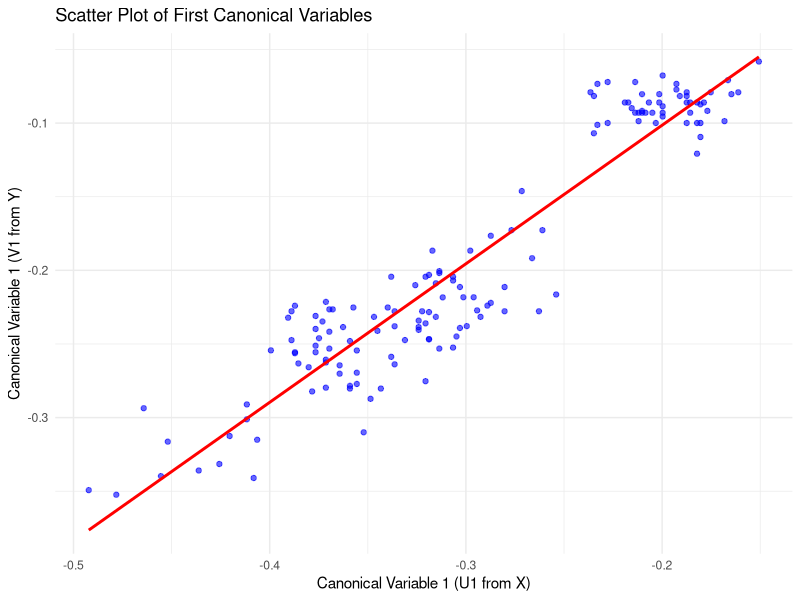
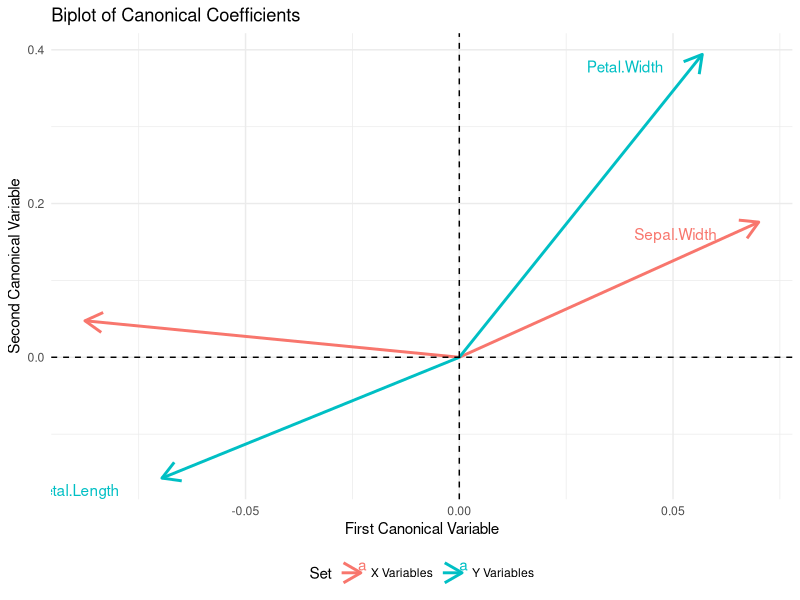
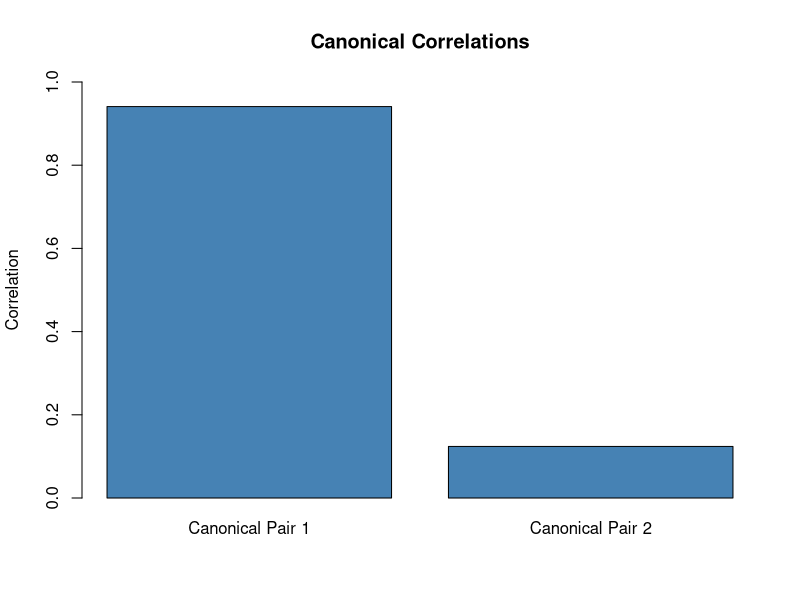

R code for these plots, in order:
## ---- chunk 1
# Load dataset
data("iris")

# Define two variable sets
X <- as.matrix(iris[, 1:2])  # Sepal Length and Sepal Width
Y <- as.matrix(iris[, 3:4])  # Petal Length and Petal Width

# Perform CCA
cca_result <- cancor(X, Y)

# Print canonical correlations
print(cca_result$cor)

# Print canonical weight vectors
print("Canonical Weights for X:")
print(cca_result$xcoef)

print("Canonical Weights for Y:")
print(cca_result$ycoef)
## ---- chunk 2
# Load required libraries
library(ggplot2)

# Compute canonical variables
U <- as.matrix(X) %*% cca_result$xcoef[,1]  # First canonical variable for X
V <- as.matrix(Y) %*% cca_result$ycoef[,1]  # First canonical variable for Y

# Create data frame for plotting
cca_df <- data.frame(U1 = U, V1 = V)

# Scatter plot of canonical variables
ggplot(cca_df, aes(x = U1, y = V1)) +
  geom_point(color = "blue", alpha = 0.6) +
  geom_smooth(method = "lm", color = "red", se = FALSE) +
  theme_minimal() +
  labs(title = "Scatter Plot of First Canonical Variables",
       x = "Canonical Variable 1 (U1 from X)", 
       y = "Canonical Variable 1 (V1 from Y)")
## ---- chunk 3
# Extract canonical coefficients for X and Y
cca_x <- cca_result$xcoef[, 1:2]  # First two canonical coefficients for X
cca_y <- cca_result$ycoef[, 1:2]  # First two canonical coefficients for Y

# Create a data frame for the arrows
cca_biplot_arrows <- data.frame(
  Variable = c(rownames(cca_x), rownames(cca_y)),
  Canonical1 = c(cca_x[,1], cca_y[,1]),
  Canonical2 = c(cca_x[,2], cca_y[,2]),
  Set = rep(c("X Variables", "Y Variables"), c(nrow(cca_x), nrow(cca_y)))
)

# Create the biplot with arrows
ggplot(cca_biplot_arrows, aes(x = 0, y = 0, xend = Canonical1, yend = Canonical2, color = Set)) +
  geom_segment(arrow = arrow(length = unit(0.2, "inches")), size = 1) +  # Draw arrows
  geom_text(aes(x = Canonical1, y = Canonical2, label = Variable), vjust = 1.5, hjust = 1.5) +  # Add labels
  geom_hline(yintercept = 0, linetype = "dashed") +  # Add horizontal line
  geom_vline(xintercept = 0, linetype = "dashed") +  # Add vertical line
  theme_minimal() +
  labs(title = "Biplot of Canonical Coefficients", 
       x = "First Canonical Variable", 
       y = "Second Canonical Variable") +
  theme(legend.position = "bottom")
## ---- chunk 4
# Create bar plot of canonical correlations
barplot(cca_result$cor, 
        names.arg = paste("Canonical Pair", 1:length(cca_result$cor)), 
        col = "steelblue", 
        main = "Canonical Correlations",
        ylab = "Correlation",
        ylim = c(0,1))
